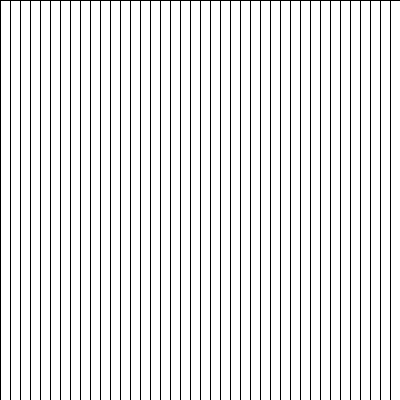
Frame 1 (no input)
Frame 60 (the mouse pressed at the canvas centre just before this capture): identical to frame 1, image omitted
Frame 120 (the mouse held since frame 60 and released just before this capture): identical to frame 1, image omitted

The Processing sketch that drew this single still picture (run headless with seeded random() and noise(); from frame 60 on, the mouse is pressed at the canvas centre):

// Processing sketch: exercise2
// ── exercise2.pde
// Answer to Exercise 2

void setup() {
  size(400, 400);
}

void draw() {
  
  for (int x = 0; x < width; x = x + 10) {
    rect(x,0,10,height);
  }
}
